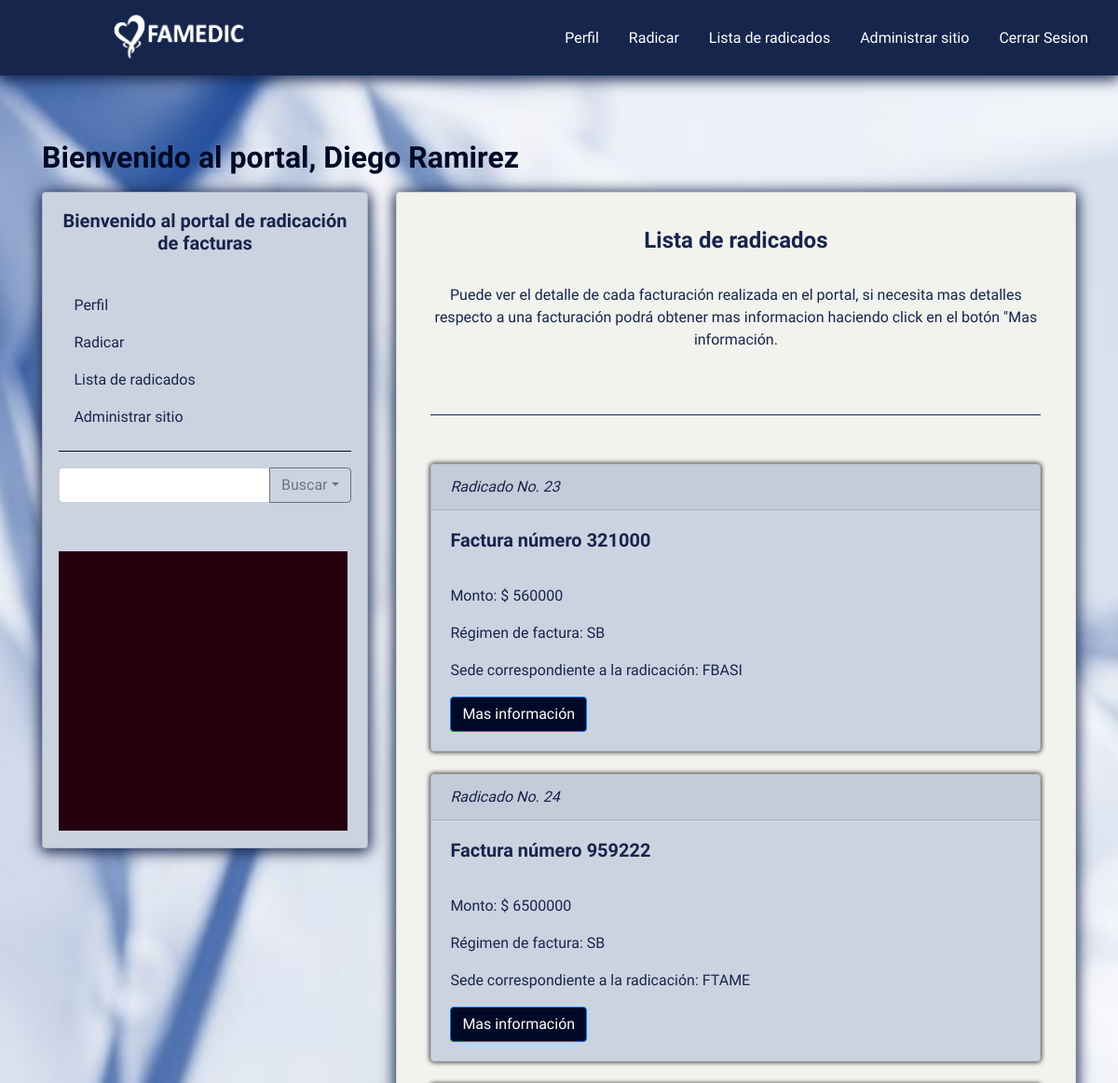
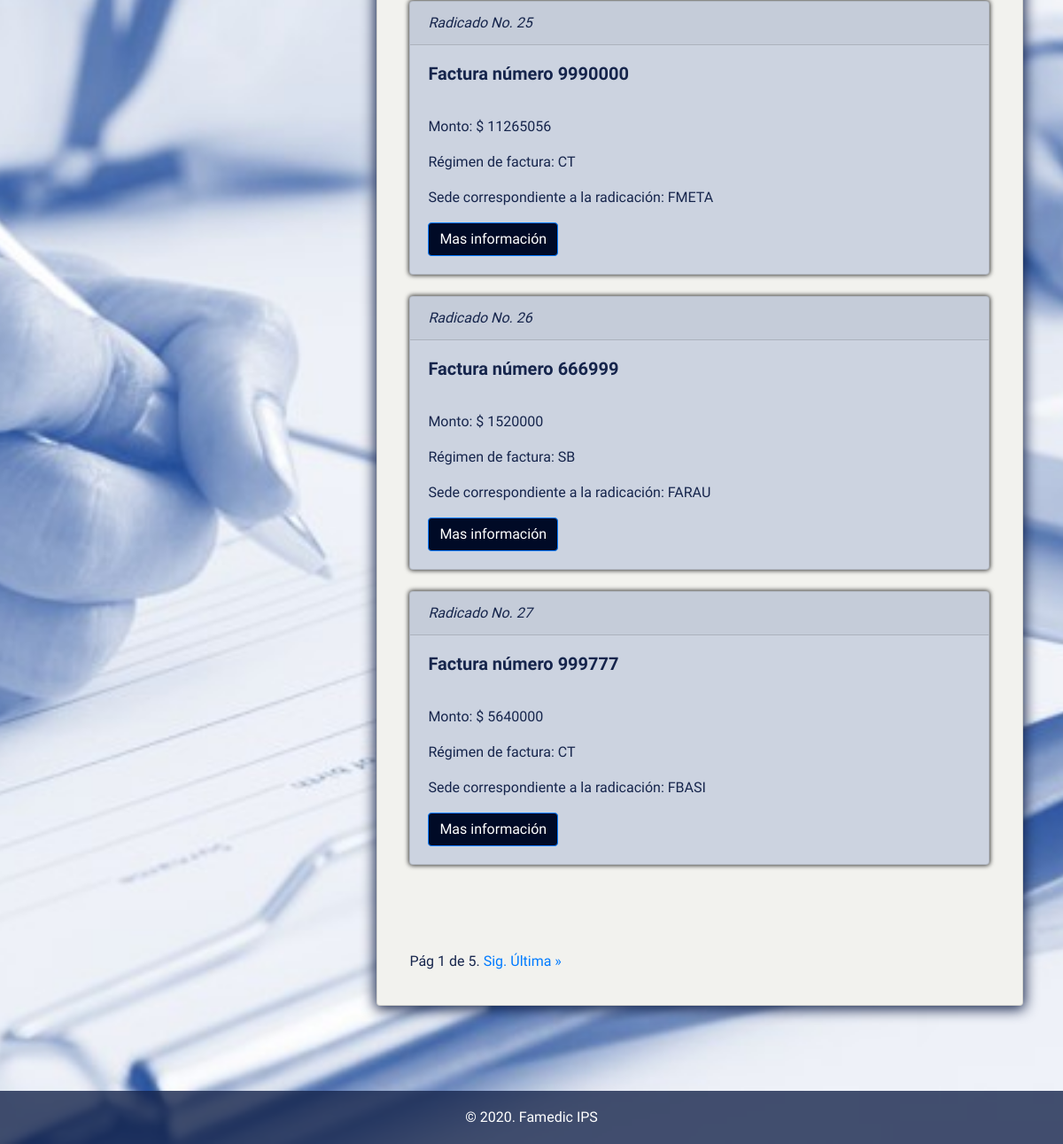
/main/historial/ (signed in), run on the app's committed database (2 pictures, top to bottom).
### famedic_users/models.py (models this page shows, shortened)
class FamedicUser(AbstractBaseUser):
    id_famedic = models.CharField(verbose_name='cédula/NIT', max_length=10, unique=True)
    first_name = models.CharField(verbose_name='nombre(s)', max_length=50)
    last_name = models.CharField(verbose_name='apellido(s)', max_length=50)
    email = models.EmailField(verbose_name='correo electrónico', max_length=255, unique=True)
    recovery_email = models.EmailField(verbose_name='correo electrónico de recuperación', max_length=60)
    phone = models.CharField(verbose_name='teléfono celular', max_length=10, unique=True)
    location = models.CharField(verbose_name='entidad a la que pertenece', max_length=255)
    active = models.BooleanField(verbose_name='estado activo', default=True)
    staff = models.BooleanField(verbose_name='miembro del portal', default=True)
    admin = models.BooleanField(verbose_name='administrador del portal', default=False)
    USERNAME_FIELD = 'email'
    REQUIRED_FIELDS = [
        'id_famedic',
        'first_name',
        'last_name',
        'recovery_email',
        'phone',
        'location'
    ]
    objects = UserManager()
    def get_full_name(self):
        return str(self.first_name + ' ' + self.last_name)
    @property
    def is_active(self):
        return self.active
    @property
    def is_admin(self):
        return self.admin

### portal_radicaciones/models.py (models this page shows, shortened)
class RadicacionModel(models.Model):
    REGIMEN_CHOICES = [
        ('CT', 'Contributivo'),
        ('SB', 'Subsidiario'),
    ]
    SEDE_CHOICES = [
        ('FMETA', 'FAMEDIC - IPS'),
        ('FCESP', 'FAMEDIC - IPS CENTRO ESPECIALISTAS'),
        ('FBASI', 'FAMEDIC - IPS BÁSICA'),
        ('FAPYP', 'FAMEDIC - PYP'),
        ('FVILL', 'FAMELAB - VILLAVICENCIO'),
        ('FACAC', 'FAMEDIC - IPS ACACIAS'),
        ('FPLPZ', 'FAMEDIC - IPS PUERTO LÓPEZ'),
        ('FGRAN', 'FAMEDIC - IPS GRANADA'),
        ('FPGTN', 'FAMEDIC - IPS PUERTO GAITÁN'),
        ('FCASN', 'FAMEDIC - IPS CASANARE'),
        ('FLIBR', 'FAMEDIC - IPS LIBERTADORES'),
        ('FVMSR', 'FAMELAB - VITAL MEDICAL SERVICE'),
        ('FARAU', 'FAMEDIC - IPS ARAUCA'),
        ('FTAME', 'FAMEDIC - TAME'),
        ('FTUNJ', 'FAMEDIC - IPS TUNJA'),
        ('FDUIT', 'FAMEDIC - IPS DUITAMA'),
        ('FSOGA', 'FAMEDIC - IPS SOGAMOSO'),
        ('FCHIQ', 'FAMEDIC - IPS CHIQUINQUIRÁ'),
    ]
    radicador = models.ForeignKey(FamedicUser, blank=True, null=True, on_delete=models.CASCADE)
    id_factura = models.IntegerField(verbose_name='número de factura')
    monto_factura = models.IntegerField(verbose_name='monto de la factura')
    file_factura = models.FileField(verbose_name='factura')
    file_aportes = models.FileField(verbose_name='aportes')
    file_soporte = models.FileField(verbose_name='soportes de factura')
    file_ribs = models.FileField(verbose_name='ribs')
    regimen_type = models.CharField(verbose_name='regimen', max_length=2, choices=REGIMEN_CHOICES, default=REGIMEN_CHOICES[0])
    sede_select = models.CharField(verbose_name='sede correspondiente', max_length=5, choices=SEDE_CHOICES, default=SEDE_CHOICES[0])
    observaciones = models.TextField(verbose_name='observaciones')
    aproved = models.BooleanField(verbose_name=' radicado aprovado', default=False)
    REQUIRED_FIELDS = [
        'id_radicado',
        'id_factura',
        'monto_factura',
        'file_factura',
        'file_aportes',
        'file_soporte',
        'file_ribs',
        'regimen_type',
        'sede_select'
    ]

### portal_radicaciones/views.py (the view)
# urls.py: path('main/historial/', login_required(ListaRadicados.as_view()), name='radicados_list'),
class ListaRadicados(ListView):
    paginate_by = 5
    model = RadicacionModel
    template_name = 'FamedicDesign/ListaRadicados.html'

### portal_radicaciones/templates/FamedicDesign/ListaRadicados.html (shortened to what this page needs)
{% extends 'BaseMainPage/BaseMain.html' %}
{% load static %}
{% block hist_radicados %}
    <div class="rectangulo_prueba2"></div>
{% endblock %}
{% block panel_main %}
     <div class="Radicado_main_box">
        <h4><strong>Lista de radicados</strong></h4>
         <br>
        <p>Puede ver el detalle de cada facturación realizada en el portal, si necesita mas detalles
        respecto a una facturación podrá obtener mas informacion haciendo click en el botón "Mas información.</p>
     </div>
    <hr class="lista_radicados">
    <div class="Radicado_main_box">
        {% for radicado in object_list %}
            <div class="card card_rad_style">
                <div class="card-header">
                    <i>Radicado No. {{ radicado.id }}</i>
                </div>
                <div class="card-body">
                    <h5 class="card-title"><strong>Factura número {{ radicado.id_factura }}</strong></h5>
                    <br>
                    <p class="card-text">Monto: $ {{ radicado.monto_factura}}</p>
                    <p class="card-text">Régimen de factura: {{ radicado.regimen_type}}</p>
                    <p class="card-text">Sede correspondiente a la radicación: {{ radicado.sede_select }}</p>
                    <a href="{% url 'radicado_detail' radicado.pk %}" class="btn btn-primary boton_detalles">Mas información</a>
                </div>
            </div>
            <br>
        {% endfor %}
    </div>
    <div class="pagination Radicado_main_box">
        <span class="step-links">
            <span class="current">
                Pág {{ page_obj.number }} de {{ page_obj.paginator.num_pages }}.
            </span>
            {% if page_obj.has_next %}
                <a href="?page={{ page_obj.next_page_number }}">Sig.</a>
                <a href="?page={{ page_obj.paginator.num_pages }}">Última &raquo;</a>
            {% endif %}
        </span>
    </div>
{% endblock %}

### templates/BaseMainPage/BaseMain.html (shortened to what this page needs)
{% extends 'BaseTemplate/BaseTemplateFamedic.html' %}
{% block page_content_view %}
    <section class="pb-5">
        <div class="container dir_tarjeta">
            <h2 class="titulo_holamundo">Bienvenido al portal, {% if user_name %} {{ user_name }} {% else %} {{ user.get_full_name }} {% endif %}</h2>
            <div class="row justify-content--center">
                <div class="col-lg-4 posicion_tarjeta">
                    <div class="card contenido_tarjeta_1">
                        <h5 class="titulo_card">Bienvenido al portal de radicación de facturas</h5>
                        <ul class="nav flex-column menu_contenido_tarjeta1">
                            <li class="nav-item">
                                <a class="nav-link active boton_radicados" href="{% url 'profile' %}">Perfil</a>
                            </li>
                            <li class="nav-item">
                                <a class="nav-link boton_radicados" href="{% url 'radicar' %}">Radicar</a>
                            </li>
                            <li class="nav-item">
                                {% if user.is_admin %}
                                    <a class="nav-link boton_radicados" href="{% url 'radicados_list' %}">Lista de radicados</a>
                                {% else %}
                                    <a class="nav-link boton_radicados" href="{% url 'radicados_list' %}">Mis radicados</a>
                                {% endif %}
                            </li>
                            {% if user.is_admin %}
                            <li class="nav-item">
                                <a class="nav-link boton_radicados" href="{% url 'admin' %}">Administrar sitio</a>
                            </li>
                            {% endif %}
                        </ul>
                        <hr class="hr_style">
                        {% if user.is_admin %}
                            <div class="input-group search_bar_tarjeta">
                                <input type="text" class="form-control" aria-label="Small" aria-describedby="inputGroup-sizing-sm" id="searchbar_famedic">
                                <div class="input-group-append">
                                    <button class="btn btn-outline-secondary dropdown-toggle" type="button" data-toggle="dropdown" aria-haspopup="true" aria-expanded="false">Buscar</button>
                                </div>
                            </div>
                        {% endif %}
                        {% block hist_radicados %}{% endblock %}
                    </div>
                </div>
                <div class="col-lg-8 posicion_tarjeta">
                    <div class="card contenido_tarjeta_2">
                        {% block panel_main %}{% endblock %}
                    </div>
                </div>
            </div>
        </div>
    </section>
{% endblock %}

### portal_radicaciones/static/style.css (style rules this page uses)
* { padding: 0; margin: 0; font-family: 'Fira Sans Extra Condensed', sans-serif; }
h2 { text-align: center; }
input { border: 1px solid #16254C; width: 45%; height: 40px; border-radius: 3px }
button { background-color: #16254C; color: #fff; border:3px; border-radius: 3px; border: none; font-size: 13px; margin-bottom: 5%; margin-top: 5%; }

### templates/BaseMainPage/BaseMain.html (style rules this page uses)
hr.hr_style { border-top: 1px solid #000A26; margin-left: 5%; margin-right: 5%; margin-bottom: 5%; }
.titulo_holamundo { padding-top: 150px; padding-bottom: 5px; text-align: left; font-weight: bold; color: #000A26; }
.titulo_card { margin: 5% 5% 5%; font-weight: bold; }
.menu_contenido_tarjeta1 { margin-left: 5%; margin-top: 5%; text-align: left; }
.search_bar_tarjeta { margin-left: 5%; margin-right: 5%; width: 90%; margin-bottom: 10%; }
.dir_tarjeta { align-content: center; }
.posicion_tarjeta { margin-top: 5px; width: auto; height: auto; }
.contenido_tarjeta_1 { background-color: #ccd3e0; min-height: 600px; height: auto; -webkit-box-shadow: 0 2px 15px 2px rgba(22,37,76,1); -moz-box-shadow: 0 2px 15px 2px rgba(22,37,76,1); box-shadow: 0 2px 15px 2px rgb(22, 37, 76); }
.contenido_tarjeta_2 { background-color: #F2F2EE; min-height: 600px; height: auto; -webkit-box-shadow: 0 2px 15px 2px rgba(22,37,76,1); -moz-box-shadow: 0 2px 15px 2px rgba(22,37,76,1); box-shadow: 0 2px 15px 2px rgba(22,37,76,1); }
.boton_radicados { color: #16254C; }

### portal_radicaciones/templates/FamedicDesign/ListaRadicados.html (style rules this page uses)
.rectangulo_prueba2 { margin: 5%; width: 310px; height: 300px; background-color: #26000f; }
hr.lista_radicados { margin-left: 5%; margin-right: 5%; border-top: 1px solid #16254C; width: 655px; text-align: center; }
.Radicado_main_box { margin: 5%; width: 655px; height: auto; }
.card_rad_style { text-align: left; background-color: #ccd3e0; -webkit-box-shadow: 0 0 5px 1px rgba(0,0,0,0.75); -moz-box-shadow: 0 0 5px 1px rgba(0,0,0,0.75); box-shadow: 0 0 5px 1px rgba(0,0,0,0.75); }
.boton_detalles { color: #ffffff; background-color: #000A26; }

### data on the page
FamedicUser: get_full_name "Diego Ramirez"
RadicacionModel: id "23", id_factura "321000", monto_factura "560000", regimen_type "SB", sede_select "FBASI"
RadicacionModel: id "24", id_factura "959222", monto_factura "6500000", regimen_type "SB", sede_select "FTAME"
RadicacionModel: id "25", id_factura "9990000", monto_factura "11265056", regimen_type "CT", sede_select "FMETA"
RadicacionModel: id "26", id_factura "666999", monto_factura "1520000", regimen_type "SB", sede_select "FARAU"
RadicacionModel: id "27", id_factura "999777", monto_factura "5640000", regimen_type "CT", sede_select "FBASI"

### other printed values
{{ page_obj.number }} "1"
{{ page_obj.paginator.num_pages }} "5"
